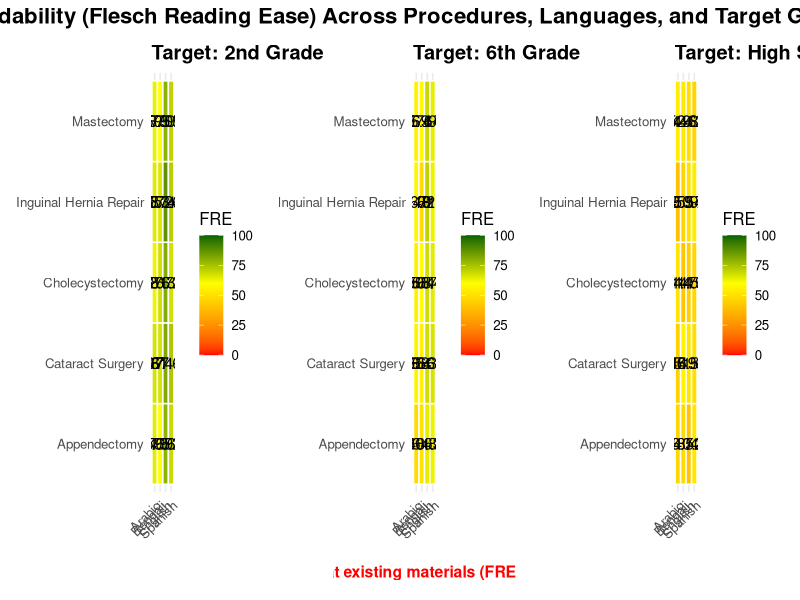

Write R code to recreate this figure.
library(readxl)
library(dplyr)
library(ggplot2)
library(patchwork)

# Load your data
df <- read_excel("Multilingual_PostOp_Instructions.xlsx")

# Clean and prepare
df_clean <- df %>%
  filter(!is.na(`Flesch-Ease`), !is.na(Procedure), !is.na(Language), !is.na(`Reading Level`)) %>%
  mutate(`Reading Level` = factor(`Reading Level`, levels = c("2nd Grade", "6th Grade", "High School")))

# Target FRE scores (higher is better)
target_lookup <- c("2nd Grade" = 90, "6th Grade" = 80, "High School" = 60)

# Heatmap function
make_heatmap <- function(level_label) {
  target_fre <- target_lookup[[level_label]]
  df_filtered <- df_clean %>% filter(`Reading Level` == level_label)
  
  df_summary <- df_filtered %>%
    group_by(Procedure, Language) %>%
    summarise(mean_FRE = round(mean(`Flesch-Ease`, na.rm = TRUE), 1), .groups = "drop")
  
  base_plot <- ggplot(df_summary, aes(x = Language, y = Procedure, fill = mean_FRE)) +
    geom_tile(color = "white", linewidth = 0.5) +
    geom_text(aes(label = mean_FRE), color = "black", size = 4) +
    scale_fill_gradientn(
      colours = c("red", "yellow", "darkgreen"),
      values = scales::rescale(c(0, 60, 100)),
      limits = c(0, 100),
      name = "FRE"
    ) +
    labs(
      title = paste("Target:", level_label),
      x = NULL,
      y = NULL
    ) +
    theme_minimal(base_size = 12) +
    theme(
      axis.text.x = element_text(angle = 45, hjust = 1),
      plot.title = element_text(face = "bold")
    )
  
  return(base_plot)
}

# Create heatmaps
p1 <- make_heatmap("2nd Grade")
p2 <- make_heatmap("6th Grade")
p3 <- make_heatmap("High School")

# Calculate % beating baseline for 6th Grade (FRE > 48.87)
df_6 <- df_clean %>% filter(`Reading Level` == "6th Grade")
pct_better_than_existing <- round(mean(df_6$`Flesch-Ease` > 48.87, na.rm = TRUE) * 100, 1)

# Create annotation for 6th Grade FRE
p2_text <- ggplot() +
  annotate("text", x = 0.5, y = 0.5,
           label = paste0(pct_better_than_existing, "% beat existing materials (FRE > 48.87)"),
           color = "red", size = 4, fontface = "bold") +
  theme_void() +
  theme(plot.margin = margin(0, 0, 0, 0))

# Blank plots for alignment
empty_text <- ggplot() + theme_void()

# Combine everything with patchwork
final_plot <- (p1 | p2 | p3) /
  (empty_text | p2_text | empty_text) +
  plot_layout(heights = c(10, 1)) +
  plot_annotation(
    title = "GPT-4o Readability (Flesch Reading Ease) Across Procedures, Languages, and Target Grade Levels",
    theme = theme(plot.title = element_text(size = 16, face = "bold", hjust = 0.5))
  )

# Display
final_plot